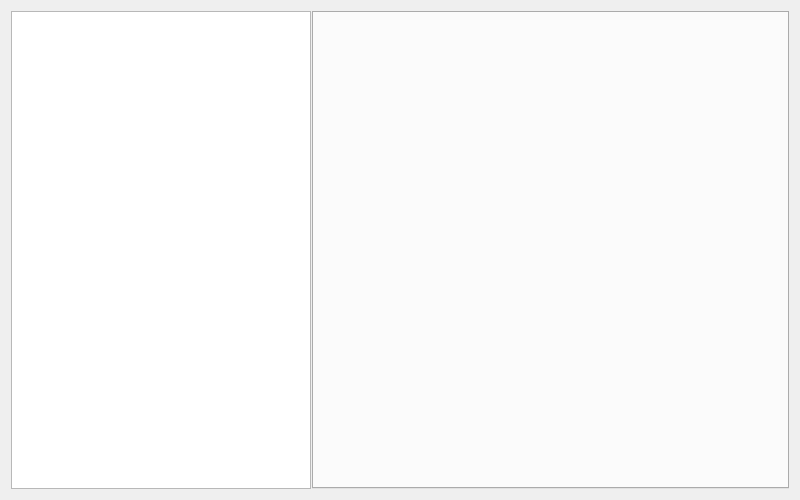
<?xml version="1.0" encoding="UTF-8"?>
<ui version="4.0">
 <class>MainWindow</class>
 <widget class="QMainWindow" name="MainWindow">
  <property name="geometry">
   <rect>
    <x>0</x>
    <y>0</y>
    <width>800</width>
    <height>500</height>
   </rect>
  </property>
  <property name="windowTitle">
   <string>MainWindow</string>
  </property>
  <property name="autoFillBackground">
   <bool>false</bool>
  </property>
  <widget class="QWidget" name="centralWidget">
   <property name="enabled">
    <bool>true</bool>
   </property>
   <property name="sizePolicy">
    <sizepolicy hsizetype="Expanding" vsizetype="Expanding">
     <horstretch>0</horstretch>
     <verstretch>0</verstretch>
    </sizepolicy>
   </property>
   <property name="minimumSize">
    <size>
     <width>10</width>
     <height>10</height>
    </size>
   </property>
   <property name="maximumSize">
    <size>
     <width>3000</width>
     <height>3000</height>
    </size>
   </property>
   <property name="autoFillBackground">
    <bool>true</bool>
   </property>
   <layout class="QGridLayout" name="gridLayout">
    <item row="0" column="0">
     <layout class="QHBoxLayout" name="horizontalLayout">
      <property name="spacing">
       <number>1</number>
      </property>
      <property name="sizeConstraint">
       <enum>QLayout::SetMaximumSize</enum>
      </property>
      <property name="bottomMargin">
       <number>0</number>
      </property>
      <item>
       <widget class="QTreeView" name="fileTree">
        <property name="maximumSize">
         <size>
          <width>300</width>
          <height>16777215</height>
         </size>
        </property>
       </widget>
      </item>
      <item>
       <widget class="QTabWidget" name="fileTabs"/>
      </item>
     </layout>
    </item>
   </layout>
  </widget>
  <widget class="QMenuBar" name="menuBar">
   <property name="geometry">
    <rect>
     <x>0</x>
     <y>0</y>
     <width>800</width>
     <height>23</height>
    </rect>
   </property>
  </widget>
 </widget>
 <layoutdefault spacing="6" margin="11"/>
 <resources/>
 <connections/>
</ui>
